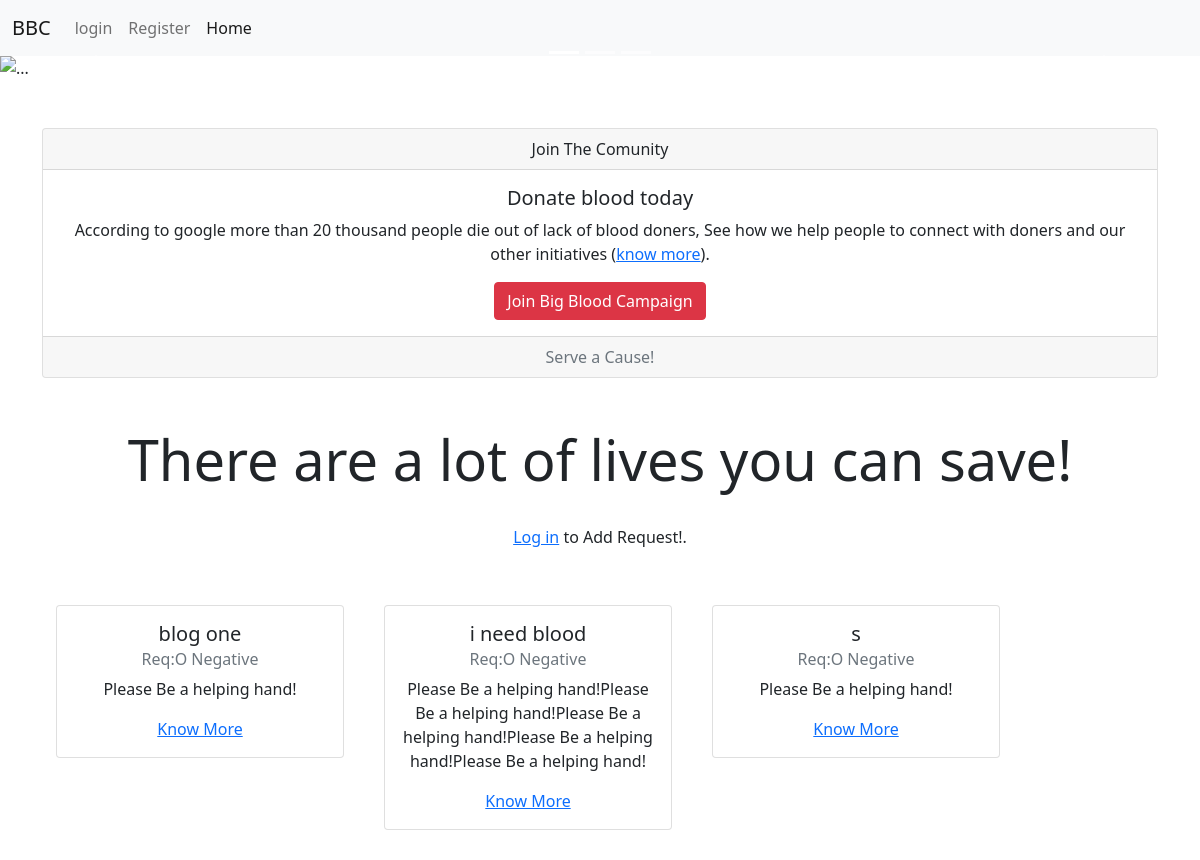
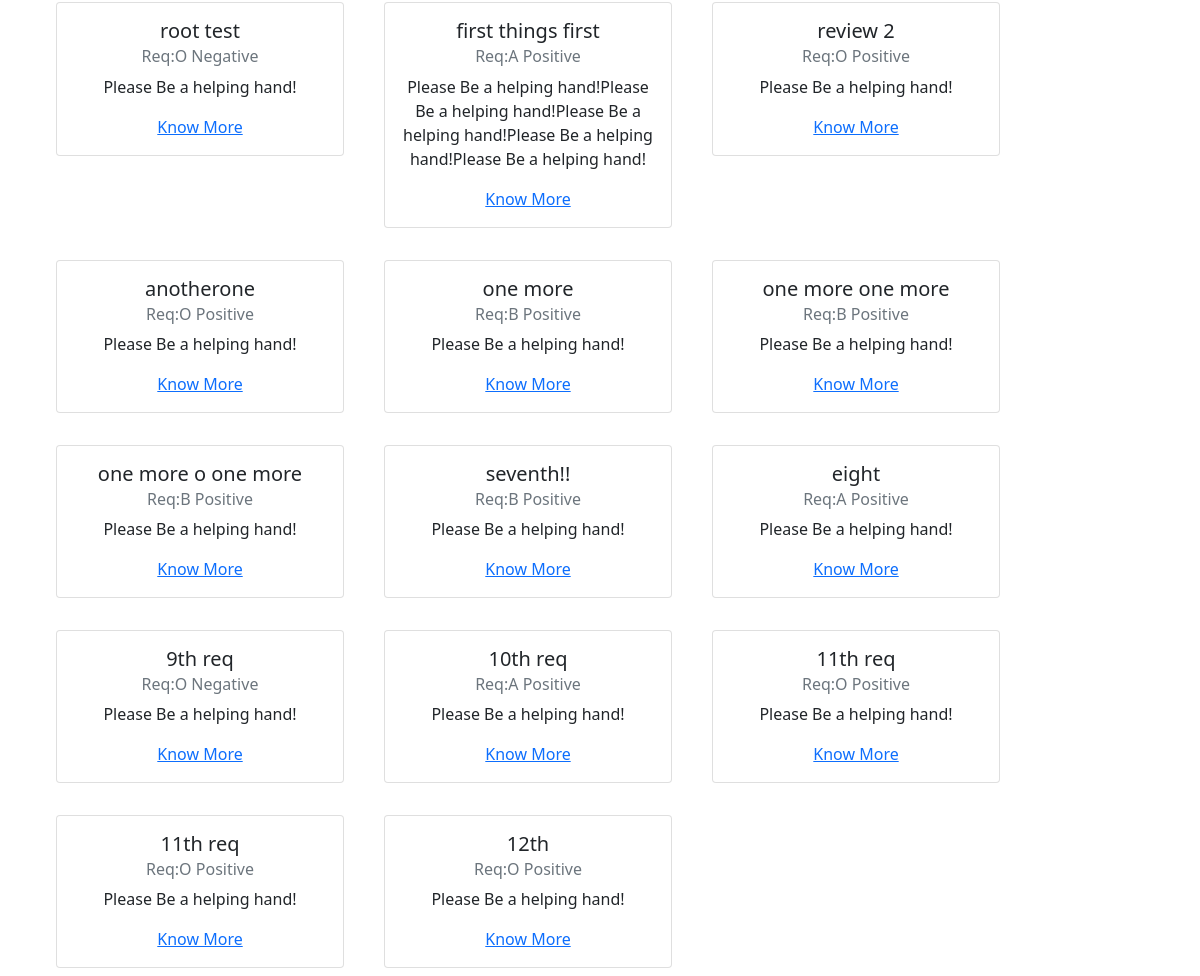
The page / on the database its author committed (2 pictures, top to bottom).
### bloodBankApp/models.py (models this page shows, shortened)
class Post(models.Model):
	title = models.CharField(max_length=255)
	doner = models.ForeignKey(User, on_delete=models.CASCADE)
	as_choice = [
		("O Positive" , "O Positive"),
		("O Negative" , "O Negative"),
		("A Positive" , "A Positive"),
		("A Negative" , "A Negative"),
		("B Positive" , "B Positive"),
		("B Negative" , "B Negative"),
		("AB Positive" , "AB Positive"),
		("AB Negative" , "AB Negative"),
	]
	bloodgroup = models.CharField(max_length=20, blank=True, null=True, choices=as_choice)
	email = models.EmailField(null=True, max_length=255)
	phone = models.CharField(null=True, max_length=255)
	situation = models.TextField(default="Please Be a helping hand!")
	postDate = models.DateField(auto_now_add=True)

### bloodBankApp/views.py (the view)
# urls.py: path('', HomeListView.as_view(), name="home"),
class HomeListView(ListView):
	model = Post
	template_name = 'index.html'
	ordering = ['-postDate']

### bloodBankApp/templates/index.html (shortened to what this page needs)
{% extends "base.html" %}
{% block jinjabody %}
<div id="carouselExampleCaptions" class="carousel slide" data-bs-ride="carousel">
  <ol class="carousel-indicators">
    <li data-bs-target="#carouselExampleCaptions" data-bs-slide-to="0" class="active"></li>
    <li data-bs-target="#carouselExampleCaptions" data-bs-slide-to="1"></li>
    <li data-bs-target="#carouselExampleCaptions" data-bs-slide-to="2"></li>
  </ol>
  <div class="carousel-inner">
    <div class="carousel-item active">
      <img src="https://source.unsplash.com/IfhHgroyKsc/1600x400" class="d-block w-100" alt="...">
      <div class="carousel-caption d-none d-md-block">
      </div>
    </div>
  </div>
  <a class="carousel-control-prev" href="#carouselExampleCaptions" role="button" data-bs-slide="prev">
    <span class="carousel-control-prev-icon" aria-hidden="true"></span>
  </a>
  <a class="carousel-control-next" href="#carouselExampleCaptions" role="button" data-bs-slide="next">
    <span class="carousel-control-next-icon" aria-hidden="true"></span>
  </a>
</div>
<br><br>
<div class="container">
	<div class="card text-center">
  <div class="card-header">
    Join The Comunity
  </div>
  <div class="card-body">
    <h5 class="card-title">Donate blood today</h5>
    <p class="card-text">According to google more than 20 thousand people die out of lack of blood doners, See how we help people to connect with doners and our other initiatives (<a href="#">know more</a>).</p>
    {% if user.is_authenticated %}
    {% else %}
    <a href="{% url 'register' %}" class="btn btn-danger">Join Big Blood Campaign</a>
    {% endif %}
  </div>
  <div class="card-footer text-muted">
    Serve a Cause!
  </div>
</div>
</div>
<br><br>
<div>
	<center>
		<h1 class="display-4">There are a lot of lives you can save!</h1><br>
    {% if user.is_authenticated %}
    {% else %}
    <span><a href="{% url 'login' %}">Log in</a> to Add Request!.</span>
    {% endif %}
	</center>
</div>
<br><br>
<div class="row row-cols-auto gy-3 px-5">
	{% for post in object_list %}
	<div class="">
		<div class="col px-2 py-2">
	    	<div class="card text-center" style="width: 18rem;">
	  			<div class="card-body">
	    			<h5 class="card-title">{{ post.title }}</h5>
	    			<h6 class="card-subtitle mb-2 text-muted">Req:{{ post.bloodgroup }}</h6>
	    			<p class="card-text">{{ post.situation }}</p>
            {% if user.is_authenticated and user.id == post.doner.id %}
            <a href="{% url 'UpdatePost' post.pk %}" class="card-link">Edit</a>
            <a href="{% url 'DonerDetailView' post.pk %}" class="card-link">Know More</a>
            {% else %}
            <a href="{% url 'DonerDetailView' post.pk %}" class="card-link">Know More</a>
            {% endif %}
	  			</div>
			</div>
	    </div>
	</div>
	{% endfor %}
</div>
{% endblock %}

### bloodBankApp/templates/base.html (shortened to what this page needs)
<!doctype html>
<html lang="en">
  <head>
    {% load static %}
    <link rel="stylesheet" href="{% static "css/bootstrap.min.css" %}">
  </head>
  <body>
<nav class="navbar navbar-expand-lg navbar-light bg-light">
  <div class="container-fluid">
    <a class="navbar-brand" href="#">BBC</a>
    <div class="collapse navbar-collapse" id="navbarNav">
      <ul class="navbar-nav">
        {% if user.is_authenticated %}
          <li class="nav-item">
            <a class="nav-link" href="{% url 'DonerRequest' %}">Add Request</a>
        </li>
        <li class="nav-item">
          <a class="nav-link" href="{% url 'logout' %}">Log out</a>
        </li>
        {% else %}
        <li class="nav-item">
          <a class="nav-link" href="{% url 'login' %}">login</a>
        </li>
        <li class="nav-item">
          <a class="nav-link" href="{% url 'register' %}">Register</a>
        </li>
        {% endif %}
        <li class="nav-item">
          <a class="nav-link active" aria-current="page" href="{% url 'home' %}">Home</a>
        </li>
      </ul>
    </div>
  </div>
</nav>
	{% block jinjabody %} {% endblock %}
    {% load static %}
  </body>
</html>

### rows shown on the page
Post: title "blog one", bloodgroup "O Negative", situation "Please Be a helping hand!"
Post: title "i need blood", bloodgroup "O Negative", situation "Please Be a helping hand!Please Be a helping hand!Please Be a helping hand!Please Be a helping hand!Please Be a helping hand!"
Post: title "s", bloodgroup "O Negative", situation "Please Be a helping hand!"
Post: title "root test", bloodgroup "O Negative", situation "Please Be a helping hand!"
Post: title "first things first", bloodgroup "A Positive", situation "Please Be a helping hand!Please Be a helping hand!Please Be a helping hand!Please Be a helping hand!Please Be a helping hand!"
Post: title "review 2", bloodgroup "O Positive", situation "Please Be a helping hand!"
Post: title "anotherone", bloodgroup "O Positive", situation "Please Be a helping hand!"
Post: title "one more", bloodgroup "B Positive", situation "Please Be a helping hand!"
Post: title "one more one more", bloodgroup "B Positive", situation "Please Be a helping hand!"
Post: title "one more o one more", bloodgroup "B Positive", situation "Please Be a helping hand!"
Post: title "seventh!!", bloodgroup "B Positive", situation "Please Be a helping hand!"
Post: title "eight", bloodgroup "A Positive", situation "Please Be a helping hand!"
Post: title "9th req", bloodgroup "O Negative", situation "Please Be a helping hand!"
Post: title "10th req", bloodgroup "A Positive", situation "Please Be a helping hand!"
Post: title "11th req", bloodgroup "O Positive", situation "Please Be a helping hand!"
Post: title "11th req", bloodgroup "O Positive", situation "Please Be a helping hand!"
Post: title "12th", bloodgroup "O Positive", situation "Please Be a helping hand!"
